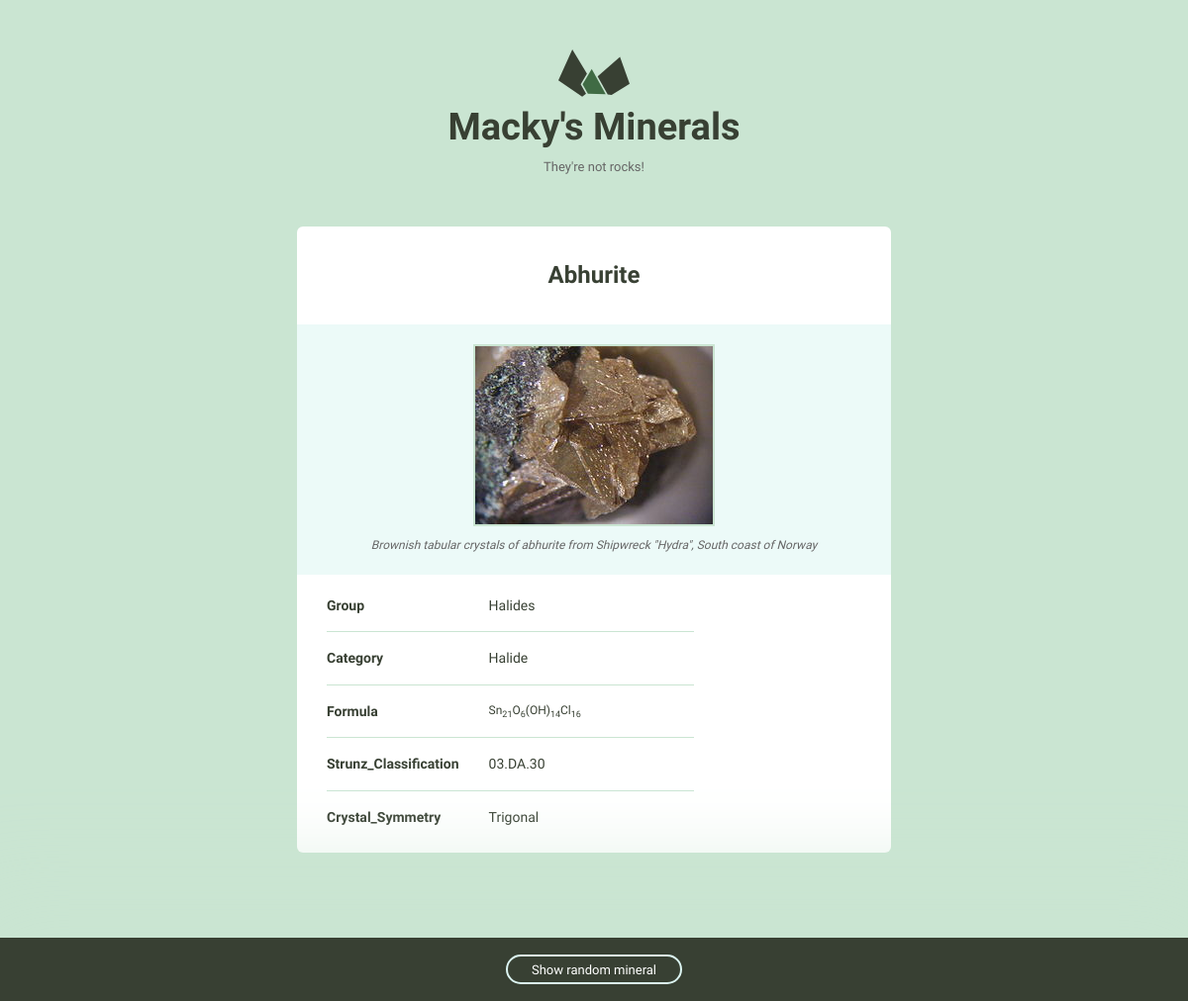
The page /minerals/3/ on the database its author committed.
### minerals/models.py (models this page shows, shortened)
class Mineral(models.Model):
    name = models.CharField(max_length=100)
    image_filename = models.CharField(max_length=200, null=True)
    image_caption = models.CharField(max_length=200, null=True)
    group = models.CharField(max_length=100, null=True)
    category = models.CharField(max_length=200, null=True)
    formula = models.CharField(max_length=200, null=True)
    strunz_classification = models.CharField(max_length=200, null=True)
    crystal_system = models.CharField(max_length=200, null=True)
    mohs_scale_hardness = models.CharField(max_length=200, null=True)
    luster = models.CharField(max_length=200, null=True)
    color = models.CharField(max_length=200, null=True)
    specific_gravity = models.CharField(max_length=200, null=True)
    cleavage = models.CharField(max_length=200, null=True)
    streak = models.CharField(max_length=200, null=True)
    diaphaneity = models.CharField(max_length=200, null=True)
    optical_properties = models.CharField(max_length=200, null=True)
    refractive_index = models.CharField(max_length=200, null=True)
    crystal_habit = models.CharField(max_length=200, null=True)
    crystal_symmetry = models.CharField(max_length=200, null=True)
    unit_cell = models.CharField(max_length=200, null=True)
    class Meta:
        ordering = ['name', ]

### minerals/views.py (the view)
# urls.py: url(r'(?P<pk>\d+)/$', views.mineral_detail, name='detail')
def mineral_detail(request, pk):
    mineral = model_to_dict(get_object_or_404(Mineral, pk=pk))
    header = OrderedDict()
    if 'id' in mineral:
        header.update({'id': mineral.pop('id')})
    if 'name' in mineral:
        header.update({'name': mineral.pop('name')})
    if 'image_filename' in mineral:
        header.update({'image_filename': mineral.pop('image_filename')})
    if 'image_caption' in mineral:
        header.update({'image_caption': mineral.pop('image_caption')})
    body = OrderedDict()
    if 'group' in mineral:
        body.update({'group': mineral.pop('group')})
    if 'category' in mineral:
        body.update({'category': mineral.pop('category')})
    if 'formula' in mineral:
        body.update({'formula': mineral.pop('formula')})
    if 'strunz_classification' in mineral:
        body.update({
            'strunz_classification': mineral.pop('strunz_classification')})
    if 'crystal_system' in mineral:
        body.update({'crystal_system': mineral.pop('crystal_system')})
    if 'mohs_scale_hardness' in mineral:
        body.update({
            'mohs_scale_hardness': mineral.pop('mohs_scale_hardness')})
    return render(request, 'minerals/detail.html', {
        'header': header,
        'body': body,
        'mineral': mineral,
        'rand_pk': rand_mineral()
    })

### minerals/views.py (called while the page is built)
def rand_mineral():
    rand_pk = randint(1, Mineral.objects.all().count())
    return rand_pk

### minerals/templates/minerals/detail.html (shortened to what this page needs)
{% extends 'layout.html' %}
{% load static from staticfiles %}
{% block content %}
    <div class="grid-100 mineral__container">
      <h1 class="mineral__name">{{ header.name }}</h1>
      <div class="mineral__image-bg">
        <img class="mineral__image" src="{% static 'minerals/img' %}/{{ header.name }}.jpg" alt="{{ header.name|title }}">
        <p class="mineral__caption">{{ header.image_caption }}</p>
      </div>
      <div class="mineral__table-container">
        <table class="mineral__table">
            {% for field, value in body.items %}
                {% if value %}
                <tr>
                    <td class="mineral__category">{{ field|title }}</td>
                    {% if field == 'formula' %}
                        <td class="mineral__formula">{{ value|safe }}
                    {% else %}
                        <td>{{ value|safe }}</td>
                    {% endif %}
                </tr>
                {% endif %}
            {% endfor %}
            {% for field, value in mineral.items %}
                {% if value %}
                <tr>
                    <td class="mineral__category">{{ field|title }}</td>
                   <td>{{ value|safe }}</td>
                </tr>
                {% endif %}
            {% endfor %}
        </table>
      </div>
    </div>
{% endblock %}
{% block rand_mineral %}
    <div class="minerals__random">
        <a class="minerals__anchor" href="{% url 'minerals:detail' pk=rand_pk %}">Show random mineral</a>
    </div>
{% endblock %}

### assets/css/global.css (style rules this page uses)
html { font-family: sans-serif; -ms-text-size-adjust: 100%; -webkit-text-size-adjust: 100%; }
body { margin: 0; }
a { background-color: transparent; }
h1 { font-size: 2em; margin: 0.67em 0; }
sub { font-size: 75%; line-height: 0; position: relative; vertical-align: baseline; bottom: -0.25em; }
img { border: 0; }
table { border-collapse: collapse; border-spacing: 0; }
td, th { padding: 0; }
html { font-size: 62.5%; }
body { background-color: #CAE5D2; font-size: 1.5em; line-height: 1.6; font-weight: 400; font-family: "Cousine"; color: #666; }
.grid, .grid-5, .grid-10, .grid-15, .grid-20, .grid-25, .grid-30, .grid-33, .grid-35, .grid-40, .grid-45, .grid-50, .grid-55, .grid-60, .grid-65, .grid-66, .grid-70, .grid-75, .grid-80, .grid-90, .grid-95, .grid-100 { float: left; box-sizing: border-box; position: relative; }
.grid-100 { width: 100%; padding: 0 15px; }
h1, h2, h3, h4, h5, h6 { margin-top: 0; margin-bottom: 2rem; font-weight: bold; font-family: "Work Sans", sans-serif; color: #384033; }
h1 { font-size: 3.8rem; }
@media (min-width: 550px) { h1 { font-size: 3.8rem; } }
p { margin-top: 0; font-size: 1.6rem; }
a { color: #689b98; text-decoration: none; -webkit-transition: color 0.2s; -moz-transition: color 0.2s; -ms-transition: color 0.2s; -o-transition: color 0.2s; transition: color 0.2s; }
th, td { padding: 15px; text-align: left; border-bottom: 1px solid #e1e1e1; }
th:first-child, td:first-child { padding-left: 0; }
th:last-child, td:last-child { padding-right: 0; }
table, p, ul { margin-bottom: 2.5rem; }
.minerals__anchor { border: solid 2px #DCF5F2; border-radius: 100px; color: #384033; display: block; font-size: 13px; text-align: center; padding: 8px 0 7px 0; width: 100%; transition: background-color 200ms ease-in-out, font-weight 200ms ease-in-out, color 200ms ease-in-out; }
.minerals__random { background-color: #384033; box-shadow: 0 0 100px 50px #CAE5D2; color: #fff; padding: 20px 0 20px 0; position: fixed; bottom: 0; text-align: center; width: 100%; }
.minerals__random .minerals__anchor { display: inline; color: #fff; padding: 6px 24px 5px 24px; }
.mineral__container { background-color: #fff; border-radius: 6px; list-style: none; padding: 0; text-align: center; }
.mineral__name { display: block; width: 100%; margin: 0; font-size: 24px; padding: 30px 0 30px 0; }
.mineral__image { display: block; margin: 0 auto; border: solid 2px #CAE5D2; }
.mineral__image-bg { background-color: #ecfaf8; padding: 20px 0; }
.mineral__caption { font-size: 12px; font-style: italic; padding: 10px 0 0 0; margin: 0; }
.mineral__table { font-size: 14px; color: #384033; }
.mineral__table td { border-color: #CAE5D2; }
.mineral__table tr:last-of-type td { border-bottom: none; padding-bottom: 0; }
.mineral__table-container { padding: 5px 30px 0; }
.mineral__category { font-weight: bold; width: 40%; }
.mineral__formula { font-size: 12px; }

### rows shown on the page
Mineral: name "Abhurite", name (picture), image_caption "Brownish tabular crystals of abhurite from Shipwreck \"Hydra\", South coast of Norway", body "Halides" "Halide" "03.DA.30", body "Sn 21 O 6 (OH) 14 Cl 16", mineral "Trigonal"

### other values the page prints
{{ field|title }} "Group" "Category" "Formula" "Strunz_Classification"
{{ field|title }} "Crystal_Symmetry"
